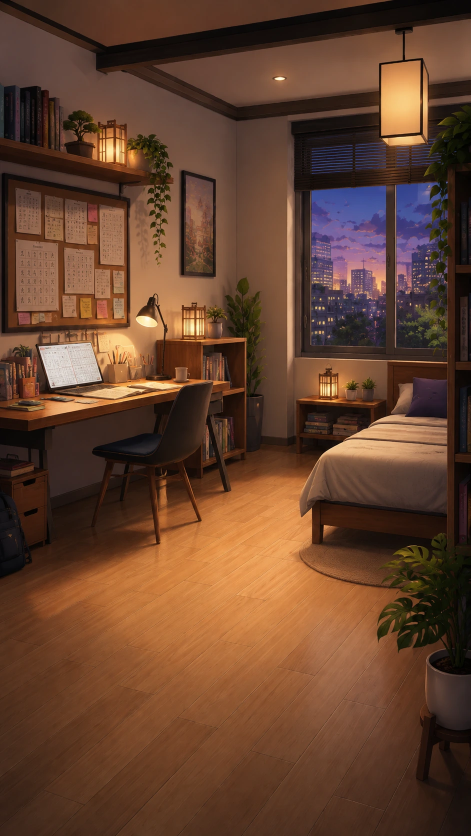
#> input picture index/assets/bg/bg_eva_room.webp, 941 x 1672 px, given in place of bg_eva_room.png, which was not available (shown at 1/2 size)
$ python generate-social-assets.py
#> lines starting #> are read from the running program, lines starting #| are printed output that depends on the picture; pictures that were not available may be replaced by others from this repository, and a replacement may not be noted
from __future__ import annotations

from pathlib import Path
from PIL import Image, ImageChops, ImageDraw, ImageFilter, ImageFont, ImageOps


ROOT = Path(__file__).resolve().parents[1]
ASSETS = ROOT / "assets"
OG = ASSETS / "og"
BG = ASSETS / "bg" / "bg_eva_room.png"
EVA = ASSETS / "mascots" / "eva" / "eva_default_pack" / "eva_idle.png"
LOGO = ASSETS / "logo.png"
ICON = ASSETS / "favicon.png"


FONT_TITLE = Path(r"C:\Windows\Fonts\bahnschrift.ttf")
FONT_BODY = Path(r"C:\Windows\Fonts\arial.ttf")
FONT_BOLD = Path(r"C:\Windows\Fonts\arialbd.ttf")


def font(path: Path, size: int) -> ImageFont.FreeTypeFont:
    return ImageFont.truetype(str(path), size=size)


def cover_fit(image: Image.Image, size: tuple[int, int], focus: tuple[float, float] = (0.5, 0.42)) -> Image.Image:
    return ImageOps.fit(image, size, method=Image.Resampling.LANCZOS, centering=focus)


def contain(image: Image.Image, size: tuple[int, int]) -> Image.Image:
    return ImageOps.contain(image, size, method=Image.Resampling.LANCZOS)


# [5 lines left out: function rounded_mask, not called in this run]


def add_shadow(base: Image.Image, box: tuple[int, int, int, int], radius: int, color: tuple[int, int, int, int], blur: int = 26, offset: tuple[int, int] = (0, 0)) -> None:
    layer = Image.new("RGBA", base.size, (0, 0, 0, 0))
    draw = ImageDraw.Draw(layer)
    ox, oy = offset
    draw.rounded_rectangle((box[0] + ox, box[1] + oy, box[2] + ox, box[3] + oy), radius=radius, fill=color)
    layer = layer.filter(ImageFilter.GaussianBlur(blur))
    base.alpha_composite(layer)


def add_glow(base: Image.Image, center: tuple[int, int], radius: int, color: tuple[int, int, int, int], blur: int = 40) -> None:
    layer = Image.new("RGBA", base.size, (0, 0, 0, 0))
    draw = ImageDraw.Draw(layer)
    x, y = center
    draw.ellipse((x - radius, y - radius, x + radius, y + radius), fill=color)
    layer = layer.filter(ImageFilter.GaussianBlur(blur))
    base.alpha_composite(layer)


# [35 lines left out: functions draw_text, wrap_lines, draw_badge, not called in this run]


def create_base(size: tuple[int, int]) -> Image.Image:
#> called with size = (1200, 630)
    bg = Image.open(BG).convert("RGBA")
    bg = cover_fit(bg, size, focus=(0.56, 0.34))
#> in cover_fit, `return ImageOps.fit(image, size, method=Image.Resampling.LANCZOS, cent..`:
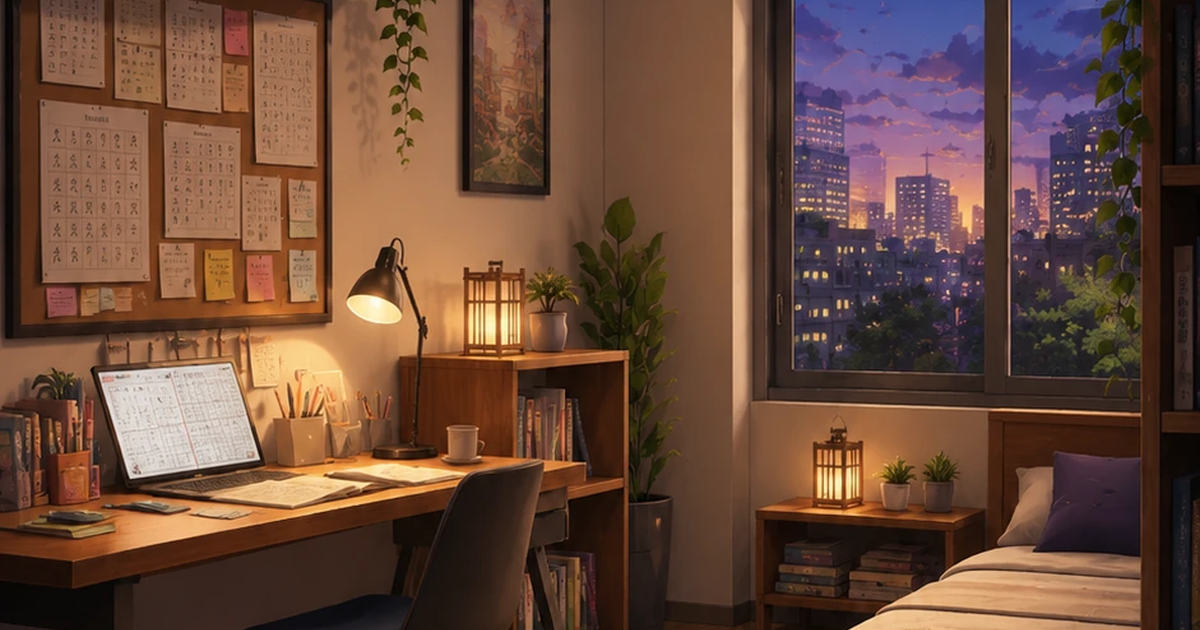
#> returned value: PIL image 1200x630 RGBA; mean R, G, B, A 105.3, 73.7, 58.8, 255
    bg = bg.filter(ImageFilter.GaussianBlur(1.2))
#> bg: PIL image 1200x630 RGBA
    canvas = Image.new("RGBA", size, (6, 7, 10, 255))
    canvas.alpha_composite(bg)

    overlay = Image.new("RGBA", size, (0, 0, 0, 0))
#> overlay: PIL image 1200x630 RGBA; every value is 0
    draw = ImageDraw.Draw(overlay)
    draw.rectangle((0, 0, size[0], size[1]), fill=(8, 7, 12, 125))
    overlay = overlay.filter(ImageFilter.GaussianBlur(0.5))
    canvas.alpha_composite(overlay)
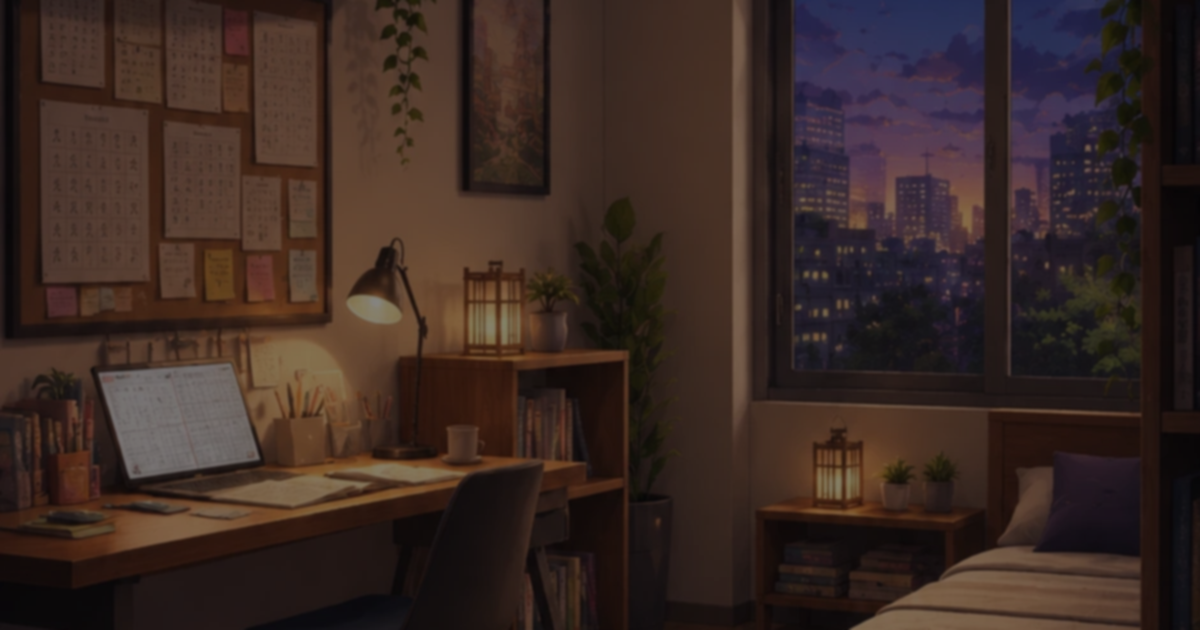
#> canvas: PIL image 1200x630 RGBA; mean R, G, B, A 57.6, 41, 35.9, 255

    add_glow(canvas, (int(size[0] * 0.18), int(size[1] * 0.26)), int(min(size) * 0.22), (255, 64, 111, 58), blur=80)
    add_glow(canvas, (int(size[0] * 0.82), int(size[1] * 0.25)), int(min(size) * 0.20), (255, 208, 105, 46), blur=90)
    add_glow(canvas, (int(size[0] * 0.75), int(size[1] * 0.74)), int(min(size) * 0.25), (74, 196, 255, 24), blur=110)

    vignette = Image.new("RGBA", size, (0, 0, 0, 0))
    dv = ImageDraw.Draw(vignette)
    dv.rectangle((0, 0, size[0], size[1]), fill=(0, 0, 0, 0))
    dv.rectangle((0, 0, size[0], size[1]), outline=None)
    vignette = vignette.filter(ImageFilter.GaussianBlur(int(min(size) * 0.08)))
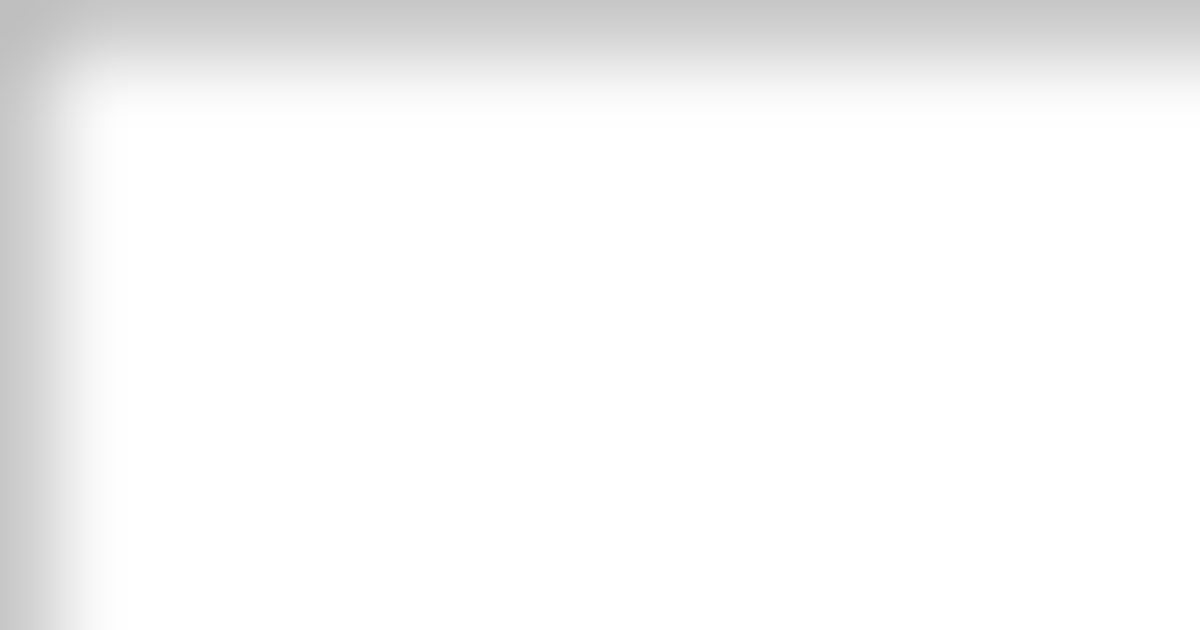
#> vignette: PIL image 1200x630 RGBA; mean R, G, B, A 9.8, 9.8, 9.8, 9.8; transparent parts drawn white
    canvas.alpha_composite(vignette)
#> in add_shadow, `base.alpha_composite(layer)`:
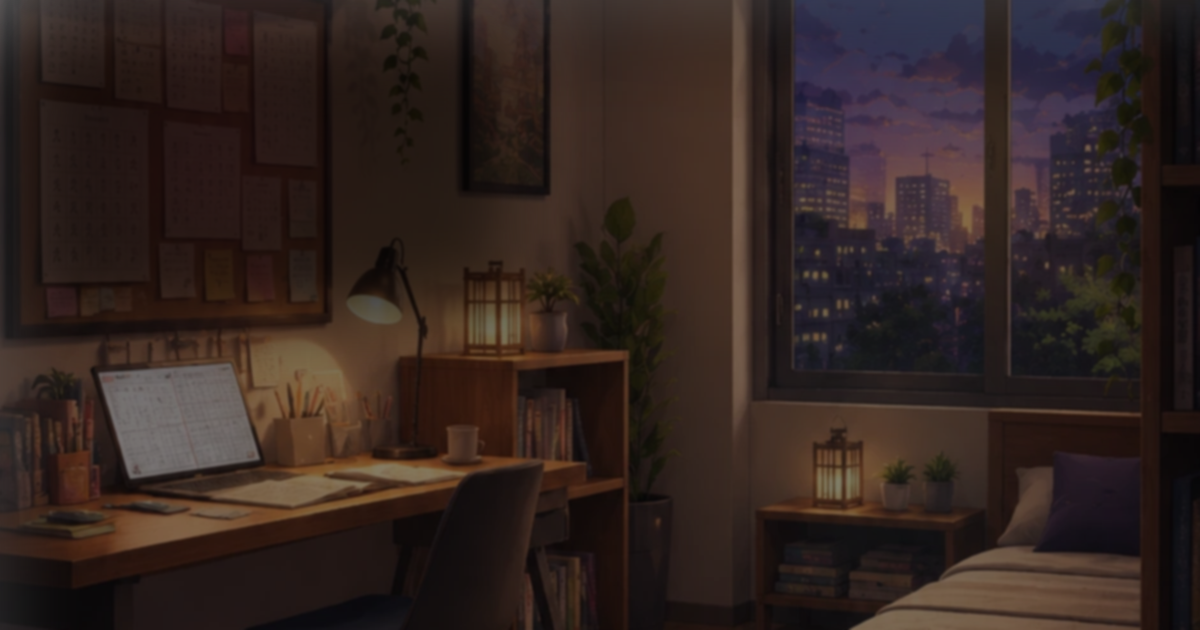
#> base: PIL image 1200x630 RGBA; mean R, G, B, A 50.1, 36.6, 32.7, 255
    return canvas


def paint_title_block(canvas: Image.Image, title_x: int, title_y: int, width: int, *, compact: bool = False) -> tuple[int, int]:
    draw = ImageDraw.Draw(canvas)
    outer = (title_x, title_y, title_x + width, title_y + (340 if compact else 290))
    add_shadow(canvas, outer, radius=34, color=(0, 0, 0, 160), blur=30, offset=(0, 14))
#> call 2 of add_shadow, with box = (36, 26, 516, 316), radius = 34, color = (0, 0, 0, 160), blur = 30, offset = (0, 14)
#> in add_shadow (call 2), `layer = layer.filter(ImageFilter.GaussianBlur(blur))`:
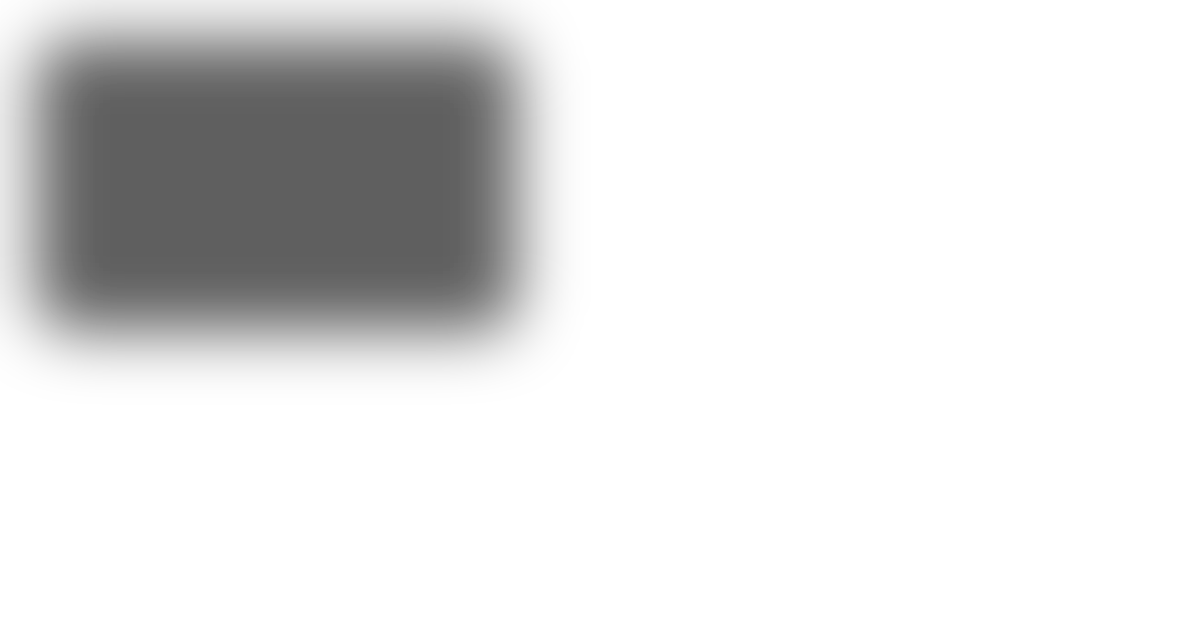
#> layer: PIL image 1200x630 RGBA; mean R, G, B, A 0, 0, 0, 29.2; transparent parts drawn white
#> in add_shadow (call 2), `base.alpha_composite(layer)`:
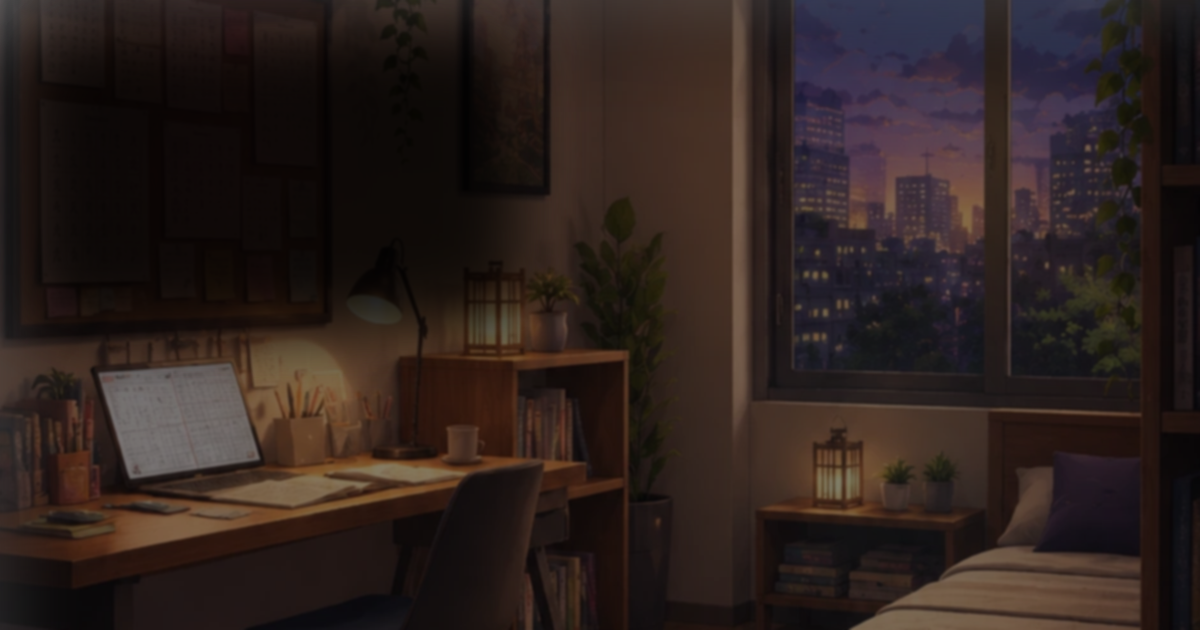
#> base: PIL image 1200x630 RGBA; mean R, G, B, A 45.5, 33.5, 30.3, 255
    draw.rounded_rectangle(outer, radius=34, fill=(14, 13, 20, 170), outline=(243, 202, 90, 126), width=2)
    draw.line((title_x + 32, title_y + 92, title_x + width - 32, title_y + 92), fill=(243, 202, 90, 110), width=1)

#> (the run stopped early here; a loop or call above may not have finished)
